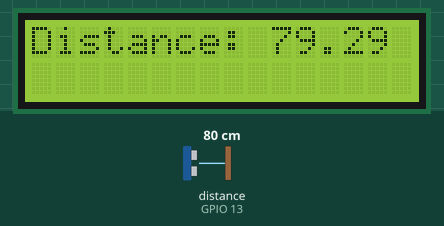
The program below on a simulated ESP32. Parts: 16×2 character LCD. Wiring (inferred from the names in the program): ultrasonic range finder: trigger GPIO 12; echo GPIO 13. Inputs (shaded band) come from the test bench; at power-on: distance to the obstacle (sensor on GPIO 13) 80 cm. The echo pulse lasts 58.3 µs per cm; what the program prints to the serial monitor is not drawn.

Above: at 1.2 s.
1.3 s: distance to the obstacle (sensor on GPIO 13) set to 2 cm
At 3.1 s:
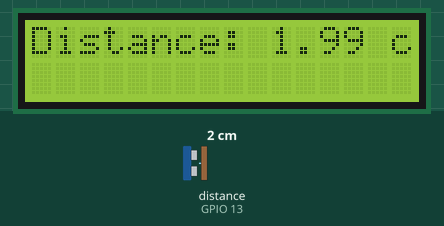
3.6 s: distance to the obstacle (sensor on GPIO 13) set to 4 cm
At 4.8 s:
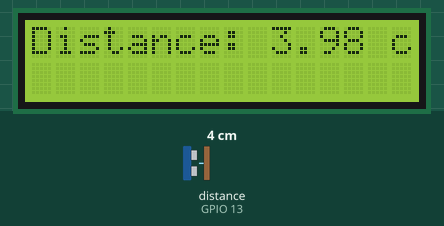
5.6 s: distance to the obstacle (sensor on GPIO 13) set to 9 cm
At 6.7 s:
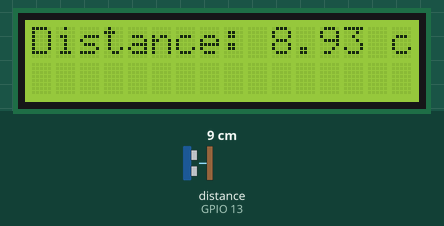
Timing chart, 0 to 8.6 s (numbered marks = the images above; inputs shaded):
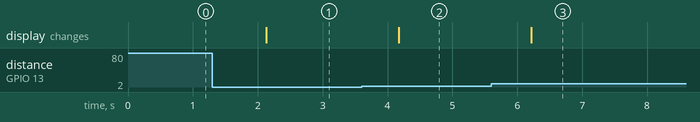

The program:

main.cpp
```cpp
#include <Arduino.h>
#include <Wire.h>
#include <LiquidCrystal_I2C.h>

LiquidCrystal_I2C lcd(0x3F, 16, 2);  // Set the LCD I2C address and dimensions

const int triggerPin = 12;
const int echoPin = 13;

void setup() {
  Serial.begin(115200);
  pinMode(triggerPin, OUTPUT);
  pinMode(echoPin, INPUT);
  lcd.init();                      // Initialize the LCD
  lcd.backlight();                 // Turn on the backlight
}

void loop() {
  // Measure distance using the HC-SR04 sensor
  digitalWrite(triggerPin, LOW);
  delayMicroseconds(2);
  digitalWrite(triggerPin, HIGH);
  delayMicroseconds(10);
  digitalWrite(triggerPin, LOW);

  long duration = pulseIn(echoPin, HIGH);
  float distance = duration * 0.034 / 2;

  // Print distance on the LCD
  lcd.clear();   // Clear the LCD display
  lcd.setCursor(0, 0);   // Set the cursor to the first line
  lcd.print("Distance: ");
  lcd.print(distance);
  lcd.print(" cm");

  Serial.print("Distance: ");
  Serial.print(distance);
  Serial.println(" cm");

  delay(1000);  // Update the reading every second
}
```

Measured:
- after the input at 1.3 s, the display: changes after 0.83 s (image 1)
- after the input at 3.6 s, the display: changes after 0.57 s (image 2)
- after the input at 5.6 s, the display: changes after 0.61 s (image 3)
